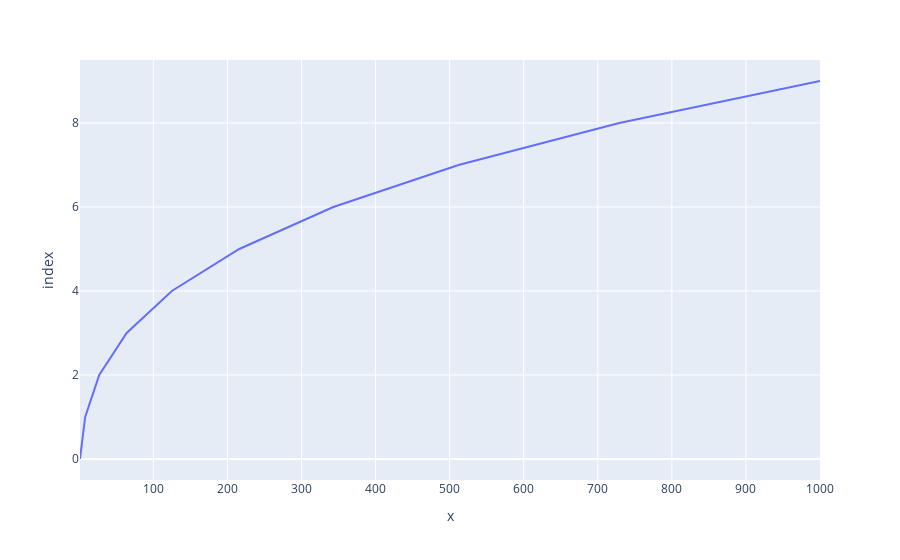

The notebook cell this image was saved under:
### Code cell
fig

### Figure 1 — Plotly figure (JSON) as saved in the notebook; plotly's stock layout.template omitted (floating-point values rounded to 4 significant figures)
{"data": [{"hovertemplate": "x=%{x}<br>index=%{y}<extra></extra>", "legendgroup": "", "line": {"color": "#636efa", "dash": "solid"}, "marker": {"symbol": "circle"}, "mode": "lines", "name": "", "orientation": "h", "showlegend": false, "type": "scatter", "x": [1, 8, 27, 64, 125, 216, 343, 512, 729, 1000], "xaxis": "x", "y": [0, 1, 2, 3, 4, 5, 6, 7, 8, 9], "yaxis": "y"}], "layout": {"legend": {"tracegroupgap": 0}, "margin": {"t": 60}, "xaxis": {"anchor": "y", "domain": [0, 1], "title": {"text": "x"}}, "yaxis": {"anchor": "x", "domain": [0, 1], "title": {"text": "index"}}}}
